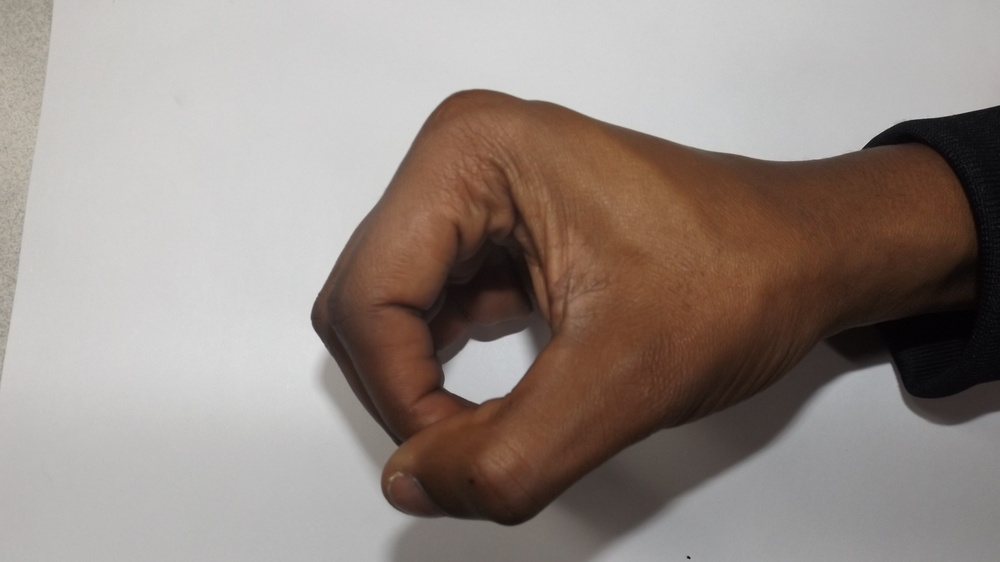
#> input picture input/0_men (5).JPG, 1000 x 562 px, shrunk from 4608 x 2592 before the run, given in place of the camera
$ python convex.py
#> lines starting #> are read from the running program, lines starting #| are printed output that depends on the picture; after the words box and inside, x2 and y2 are one past the last pixel; in counts of white or black regions, pixels touching at a corner belong together
import cv2 as cv
import numpy as np
import math


def imageFiltering(frame):
    # area of intereset(hand)
    roi = frame[y : y + h, x : x + w]

    # applying gaussian blurr to reduce the noise
    blur = cv.GaussianBlur(roi, (5, 5), 0)
    # converting from coloured to HSV
    hsv = cv.cvtColor(blur, cv.COLOR_BGR2HSV)

    # applying a mask which makes skin color white and others black
    mask = cv.inRange(hsv, np.array([2, 50, 50]), np.array([20, 255, 255]))

    kernel = np.ones((5, 5))
    # reducing noise
    filtered = cv.GaussianBlur(mask, (3, 3), 0)
    ret, thresh = cv.threshold(filtered, 127, 255, 0)  # thesholding the image
    thesh = cv.GaussianBlur(thresh, (5, 5), 0)  # reducing the noise
    # finding contours in the image. Will be used later in complex hull algorithm
    contours, hierarchy = cv.findContours(thresh, cv.RETR_TREE, cv.CHAIN_APPROX_SIMPLE)

    return roi, thresh, contours


cap = cv.VideoCapture(0)

# dimensions of the box
x = 100
y = 100
w = 200
h = 200

while True:
    ret, frame = cap.read()  # read video frame by frame
#> frame is the input picture: shape (562, 1000, 3); mean B, G, R 133.3, 139.4, 150.6
    # create a rectangle around roi
    cv.rectangle(frame, (y, x), (y + h, x + w), (0, 255, 0), 2)
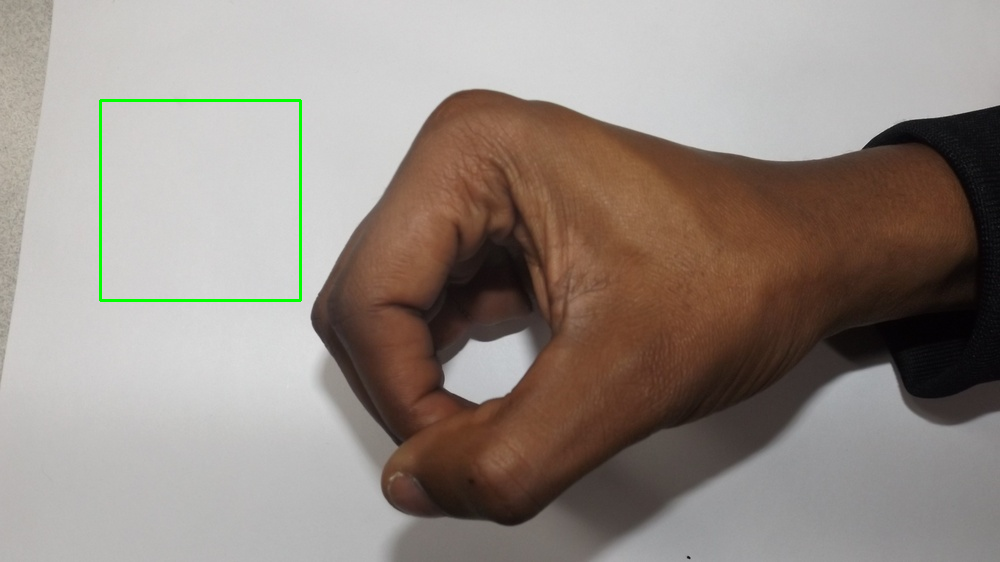
#> frame: shape (562, 1000, 3); 0.43% of pixels changed, all inside (x1, y1, x2, y2) = (99, 99, 302, 302)

    roi, thresh, contours = imageFiltering(frame)  # getting the filtered image
#> in imageFiltering, `roi = frame[y : y + h, x : x + w]`:
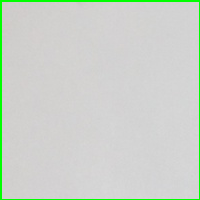
#> roi: shape (200, 200, 3); mean B, G, R 202.9, 211.1, 204.1
#> in imageFiltering, `blur = cv.GaussianBlur(roi, (5, 5), 0)`:
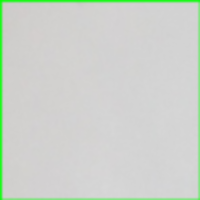
#> blur: shape (200, 200, 3); mean B, G, R 203.7, 210.9, 204.9
#> in imageFiltering, `hsv = cv.cvtColor(blur, cv.COLOR_BGR2HSV)`: hsv: shape (200, 200, 3); mean H, S, V 32, 8.9, 211.6
#> in imageFiltering, `mask = cv.inRange(hsv, np.array([2, 50, 50]), np.array([20, 255, 255]))`: mask: shape (200, 200); every value is 0
#> in imageFiltering, `contours, hierarchy = cv.findContours(thresh, cv.RETR_TREE, cv.CHAIN_A..`: contours = []
#> contours = []

    # blank image which will be used to show the contours and defects
    drawing = np.zeros(roi.shape, np.uint8)
    try:
        # finding contour with max area
        contour = max(contours, key=lambda x: cv.contourArea(x), default=0)
#> contour = 0

        # convex hull. This creates a convex polygon.
        hull = cv.convexHull(contour)

        # draw contours
        cv.drawContours(drawing, [contour], -1, (0, 255, 0), 0)
        cv.drawContours(drawing, [hull], -1, (0, 0, 255), 0)

        # finding defects in the convex polygon formed using convex hull algorithm
        hull = cv.convexHull(contour, returnPoints=False)
        defects = cv.convexityDefects(contour, hull)

        count_defects = 0  # defaults initially set to 0

        # finding defects and displaying them on the image
        for i in range(defects.shape[0]):
            s, e, f, d = defects[i, 0]  # defect returns 4 arguments
            # using start, end, far to find the defects location
            start = tuple(contour[s][0])
            end = tuple(contour[e][0])
            far = tuple(contour[f][0])

            # finding the angle of the defect using cosine law
            a = math.sqrt((end[0] - start[0]) ** 2 + (end[1] - start[1]) ** 2)
            b = math.sqrt((far[0] - start[0]) ** 2 + (far[1] - start[1]) ** 2)
            c = math.sqrt((end[0] - far[0]) ** 2 + (end[1] - far[1]) ** 2)
            angle = (math.acos((b**2 + c**2 - a**2) / (2 * b * c)) * 180) / 3.14

            # we know, angle between 2 fingers is within 90 degrees.
            # so anything greater than that isn;t considered
            if angle <= 90:
                count_defects += 1
                cv.circle(drawing, far, 5, [0, 0, 255], -1)  # displaying defect

            cv.line(drawing, start, end, [0, 255, 0], 2)

        if count_defects == 0:
            cv.putText(
                frame, "ONE", (50, 50), cv.FONT_HERSHEY_SIMPLEX, 2, (0, 0, 255), 2
            )
        elif count_defects == 1:
            cv.putText(
                frame, "TWO", (50, 50), cv.FONT_HERSHEY_SIMPLEX, 2, (0, 0, 255), 2
            )
        elif count_defects == 2:
            cv.putText(
                frame, "THREE", (5, 50), cv.FONT_HERSHEY_SIMPLEX, 2, (0, 0, 255), 2
            )
        elif count_defects == 3:
            cv.putText(
                frame, "FOUR", (50, 50), cv.FONT_HERSHEY_SIMPLEX, 2, (0, 0, 255), 2
            )
        elif count_defects == 4:
            cv.putText(
                frame, "FIVE", (50, 50), cv.FONT_HERSHEY_SIMPLEX, 2, (0, 0, 255), 2
            )
        else:
            pass

    except:
        pass
    # displaying result
    cv.imshow("thresh", thresh)
    cv.imshow("drawing",drawing)
    cv.imshow("img",frame)


    k = cv.waitKey(30) & 0xFF  # exit if Esc is pressed
#> (key Esc is pressed here)
    if k == 27:
        break

cap.release()  # release the webcam
cv.destroyAllWindows()  # destroy the window

$ run again, on input/1_men (1).JPG
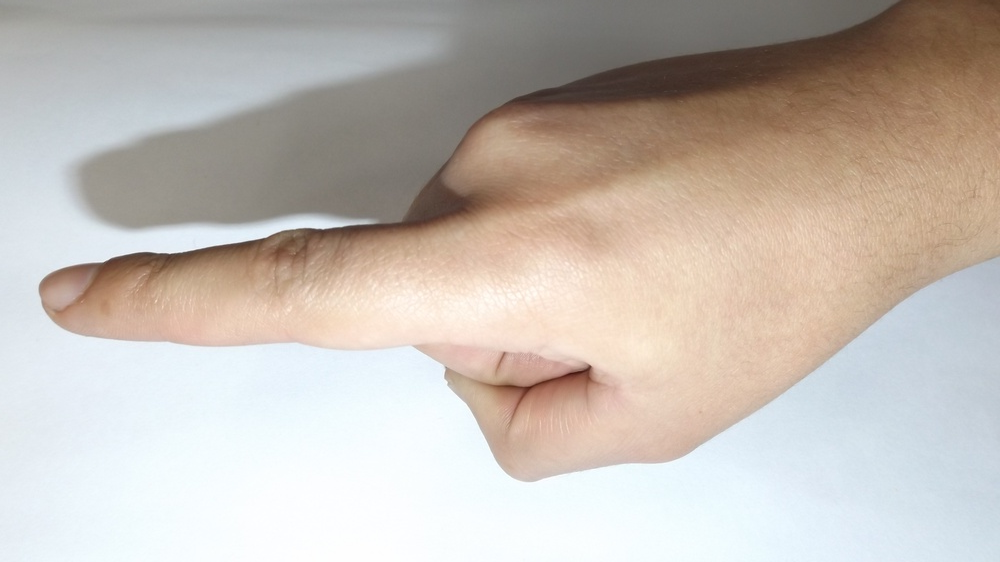
#> input picture input/1_men (1).JPG, 1000 x 562 px, shrunk from 4608 x 2592 before the run, given in place of the camera
#> frame is the input picture: shape (562, 1000, 3); mean B, G, R 180.2, 187.7, 196.3
#> hsv: shape (200, 200, 3); mean H, S, V 38.7, 42.9, 170.1
#> mask: shape (200, 200); 23.7% white; 1 white region, box (x1, y1, x2, y2) and area: (3, 130, 198, 198) 9477
#> thresh: shape (200, 200); 23.7% white; 1 white region
#> in imageFiltering, `contours, hierarchy = cv.findContours(thresh, cv.RETR_TREE, cv.CHAIN_A..`: contours = 1 contour; box (x1, y1, x2, y2) and area: (3, 131, 198, 198) 9234
#> contour = contour of 91 points, box (x1, y1, x2, y2) (3, 131, 198, 198), area 9234
#> `hull = cv.convexHull(contour)`: hull = contour of 14 points, box (x1, y1, x2, y2) (3, 131, 198, 198), area 10039
#> `hull = cv.convexHull(contour, returnPoints=False)`: hull = [90, 88, 84, 82, 80, 72, 71, 70, 68, 62, 58, 52, 50, 0]
#> defects = [[0, 50, 45, 1838], [50, 52, 51, 210], [52, 58, 53, 201], [58, 62, 59, 162], [62, 68, 63, 114], [68, 70, 69, 162], [72, 80, 74, 256], [80, 82, 81, 254], [82, 84, 83, 248], [84, 88, 86, 256], [88, 90, 89, 244]]
#> the loop `for i in range(defects.shape[0]):` made 11 passes
#> (s, e, f, d, start, end, far, a) on passes 1 to 7: (0, 50, 45, 1838, (189, 131), (37, 154), (85, 154), 153.7), (50, 52, 51, 210, (37, 154), (31, 155), (36, 155), 6.08), (52, 58, 53, 201, (31, 155), (16, 158), (30, 156), 15.3), (58, 62, 59, 162, (16, 158), (10, 160), (15, 159), 6.32), (62, 68, 63, 114, (10, 160), (4, 163), (9, 161), 6.71), (68, 70, 69, 162, (4, 163), (3, 166), (4, 165), 3.16), (72, 80, 74, 256, (4, 197), (35, 197), (19, 196), 31)
#> after the loop `for i in range(defects.shape[0]):`:
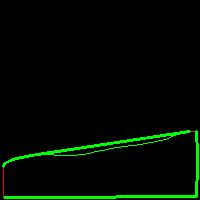
#> drawing: shape (200, 200, 3); mean of channels 0, 1, 2 0, 9.3, 0.2; drawn as B, G, R
#> after the loop `for i in range(defects.shape[0]):`: count_defects = 0
#> `cv.putText( frame, "ONE", (50, 50), cv.FONT_HERSHEY_SIMPLEX, 2, (0, 0,..`:
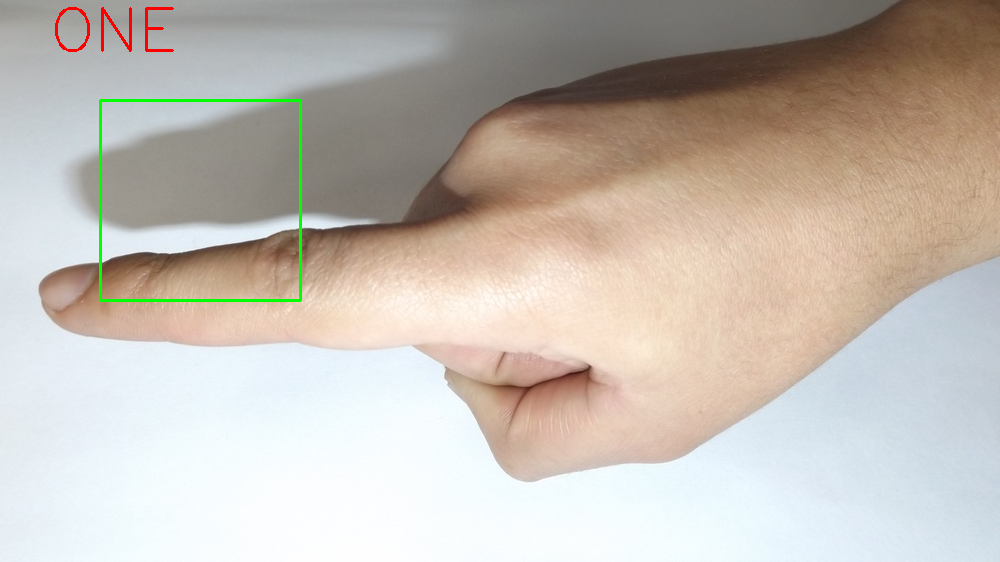
#> frame: shape (562, 1000, 3); mean B, G, R 179.1, 187.8, 195.7

$ run again, on input/1_men (11).JPG
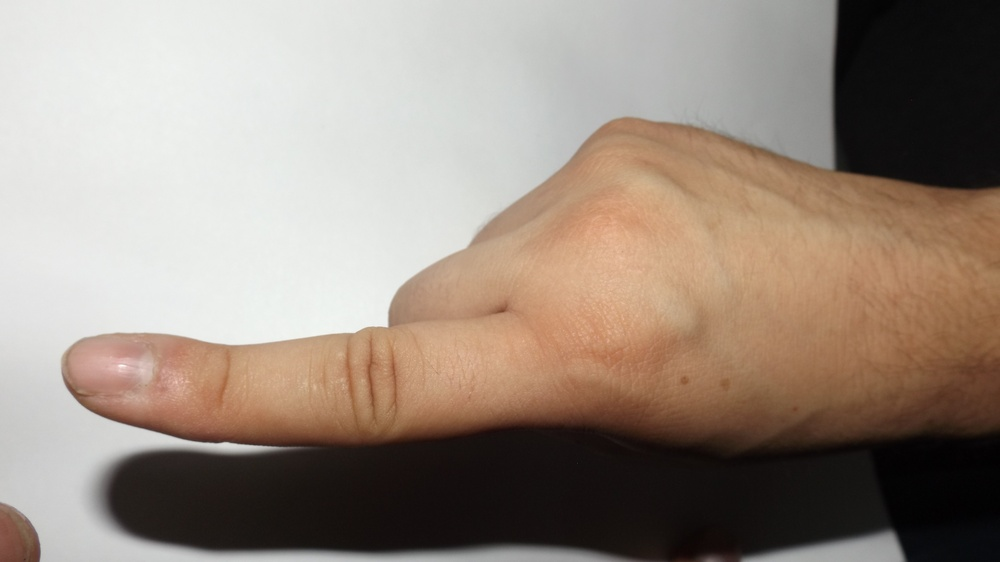
#> input picture input/1_men (11).JPG, 1000 x 562 px, shrunk from 4608 x 2592 before the run, given in place of the camera
#> frame is the input picture: shape (562, 1000, 3); mean B, G, R 128.3, 139.8, 154
#> `cv.rectangle(frame, (y, x), (y + h, x + w), (0, 255, 0), 2)`:
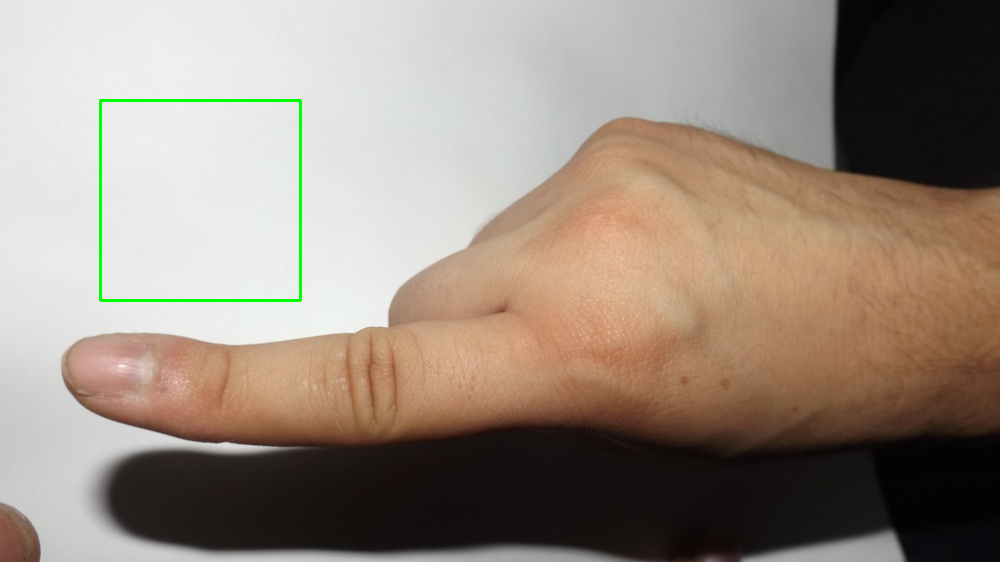
#> frame: shape (562, 1000, 3); 0.43% of pixels changed, all inside (x1, y1, x2, y2) = (99, 99, 302, 302)
#> in imageFiltering, `blur = cv.GaussianBlur(roi, (5, 5), 0)`:
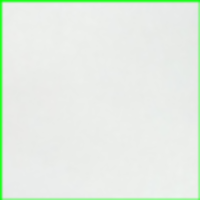
#> blur: shape (200, 200, 3); mean B, G, R 227.9, 237.1, 228.5
#> hsv: shape (200, 200, 3); mean H, S, V 54.2, 9.6, 237.1
#> mask: shape (200, 200); every value is 0
#> in imageFiltering, `contours, hierarchy = cv.findContours(thresh, cv.RETR_TREE, cv.CHAIN_A..`: contours = []
#> contour = 0

$ run again, on input/1_men (13).JPG
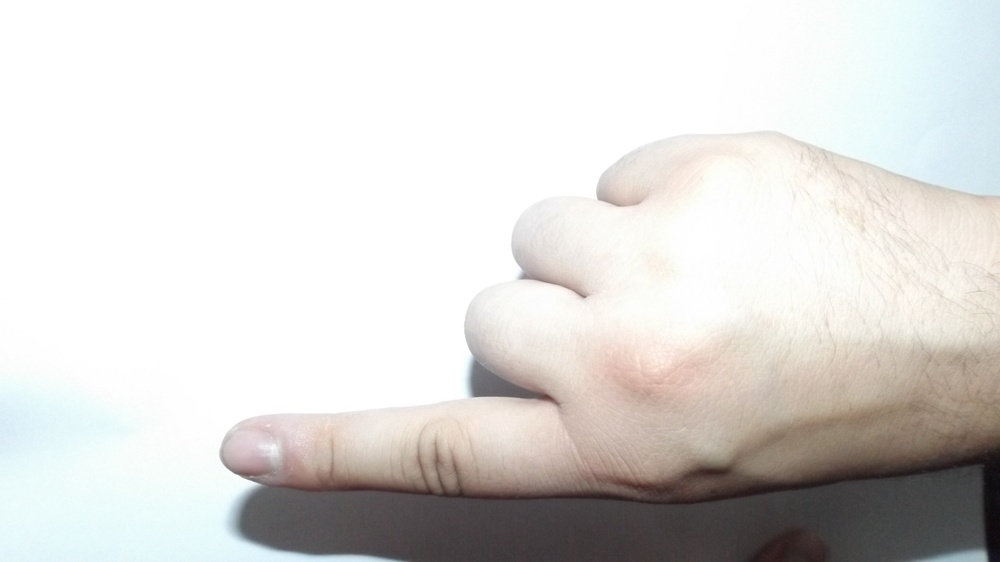
#> input picture input/1_men (13).JPG, 1000 x 562 px, shrunk from 4608 x 2592 before the run, given in place of the camera
#> frame is the input picture: shape (562, 1000, 3); mean B, G, R 215.3, 217.7, 219.6
#> `cv.rectangle(frame, (y, x), (y + h, x + w), (0, 255, 0), 2)`:
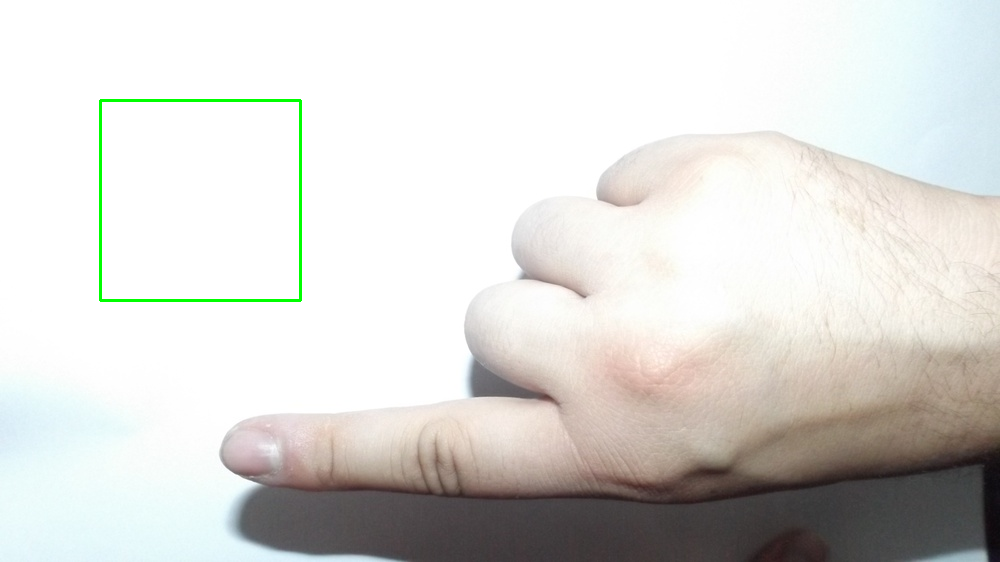
#> frame: shape (562, 1000, 3); 0.43% of pixels changed, all inside (x1, y1, x2, y2) = (99, 99, 302, 302)
#> in imageFiltering, `blur = cv.GaussianBlur(roi, (5, 5), 0)`:
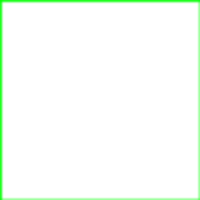
#> blur: shape (200, 200, 3); mean B, G, R 248.3, 255, 248.3
#> hsv: shape (200, 200, 3); mean H, S, V 4.1, 6.7, 255
#> mask: shape (200, 200); every value is 0
#> in imageFiltering, `contours, hierarchy = cv.findContours(thresh, cv.RETR_TREE, cv.CHAIN_A..`: contours = []
#> contour = 0
